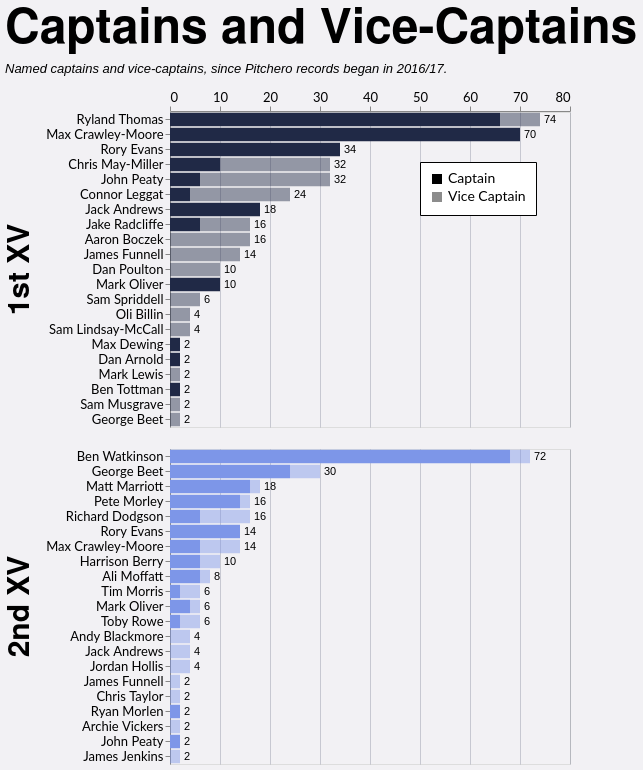

This figure's Vega-Lite source:
### Vega-Lite specification from a JSON file in a GitHub repository (floating-point values rounded to 4 significant figures; data arrays with more than 128 entries replaced by an {"elided": "..."} marker saying what was removed)
{"config": {"axis": {"labelFont": "Lato, sans-serif", "titleFont": "PT Sans Narrow, Helvetica Neue, Helvetica, Arial, sans-serif", "labelFontSize": 13, "titleFontSize": 24, "gridColor": "#202947", "gridOpacity": 0.2}, "header": {"labelFont": "PT Sans Narrow, Helvetica Neue, Helvetica, Arial, sans-serif", "titleFont": "PT Sans Narrow, Helvetica Neue, Helvetica, Arial, sans-serif", "labelFontSize": 24, "titleFontSize": 28, "labelFontWeight": "bold", "orient": "left"}, "legend": {"labelFont": "Lato, sans-serif", "titleFont": "PT Sans Narrow, Helvetica Neue, Helvetica, Arial, sans-serif", "labelFontSize": 14, "titleFontSize": 16, "titlePadding": 5, "fillColor": "white", "strokeColor": "black", "padding": 10, "titleFontWeight": "lighter", "titleFontStyle": "italic", "titleColor": "gray", "offset": 10}, "title": {"font": "PT Sans Narrow, Helvetica Neue, Helvetica, Arial, sans-serif", "fontSize": 48, "fontWeight": "bold", "anchor": "start", "align": "center", "titlePadding": 20, "subtitlePadding": 10, "subtitleFontSize": 13, "subtitleColor": "", "subtitleFontStyle": "italic", "offset": 15, "color": "black"}, "axisX": {"labelAngle": 0}, "facet": {"title": null, "header": null, "align": {"row": "each", "column": "each"}}, "resolve": {"scale": {"y": "independent", "facet": "independent"}}, "background": "#f2f1f4"}, "data": {"name": "data-8d24f6452ebe8a99f16f215255aeb85a"}, "facet": {"row": {"field": "squad", "header": {"labelExpr": "datum.value + ' XV'", "labelFontSize": 30, "title": null}, "sort": ["1st", "2nd"], "title": null, "type": "nominal"}}, "spec": {"layer": [{"mark": {"type": "bar"}, "encoding": {"color": {"field": "squad", "legend": null, "scale": {"domain": ["1st", "2nd"], "range": ["#202946", "#7d96e8"]}, "sort": ["1st", "2nd"], "type": "nominal"}, "opacity": {"field": "role", "legend": {"legendX": 250, "legendY": 50, "orient": "none", "title": null}, "scale": {"domain": ["Captain", "Vice Captain"], "range": [1.0, 0.45]}, "sort": ["Captain", "Vice Captain"], "type": "nominal"}, "order": {"field": "stack_order", "sort": "ascending", "type": "quantitative"}, "tooltip": [{"field": "player", "title": "Player", "type": "nominal"}, {"field": "squad", "title": "Squad", "type": "nominal"}, {"field": "role", "title": "Role", "type": "nominal"}, {"field": "games_agg", "title": "Games", "type": "quantitative"}], "x": {"axis": {"orient": "top", "title": null}, "field": "x0", "type": "quantitative"}, "x2": {"field": "x2"}, "y": {"field": "player", "sort": {"field": "sort_total", "order": "descending"}, "title": null, "type": "nominal"}}, "transform": [{"aggregate": [{"op": "sum", "field": "games", "as": "games_agg"}, {"op": "max", "field": "sort_total", "as": "sort_total"}], "groupby": ["player", "squad", "role", "stack_order"]}, {"window": [{"op": "sum", "field": "games_agg", "as": "x2"}], "frame": [null, 0], "groupby": ["player", "squad"], "sort": [{"field": "stack_order", "order": "ascending"}]}, {"calculate": "datum.x2 - datum.games_agg", "as": "x0"}]}, {"mark": {"type": "text", "align": "left", "baseline": "middle", "color": "black", "dx": 4, "fontSize": 11}, "encoding": {"text": {"field": "total_games", "format": ".0f", "type": "quantitative"}, "x": {"axis": {"orient": "top", "title": null}, "field": "total_games", "type": "quantitative"}, "y": {"field": "player", "sort": {"field": "sort_total", "order": "descending"}, "title": null, "type": "nominal"}}, "transform": [{"aggregate": [{"op": "sum", "field": "games", "as": "total_games"}, {"op": "max", "field": "sort_total", "as": "sort_total"}], "groupby": ["player", "squad"]}]}], "height": {"step": 15}, "width": 400}, "resolve": {"scale": {"y": "independent"}}, "title": {"text": "Captains and Vice-Captains", "subtitle": "Named captains and vice-captains, since Pitchero records began in 2016/17."}, "$schema": "https://vega.github.io/schema/vega-lite/v5.20.1.json", "datasets": {"data-8d24f6452ebe8a99f16f215255aeb85a": {"elided": "197 records"}}}
